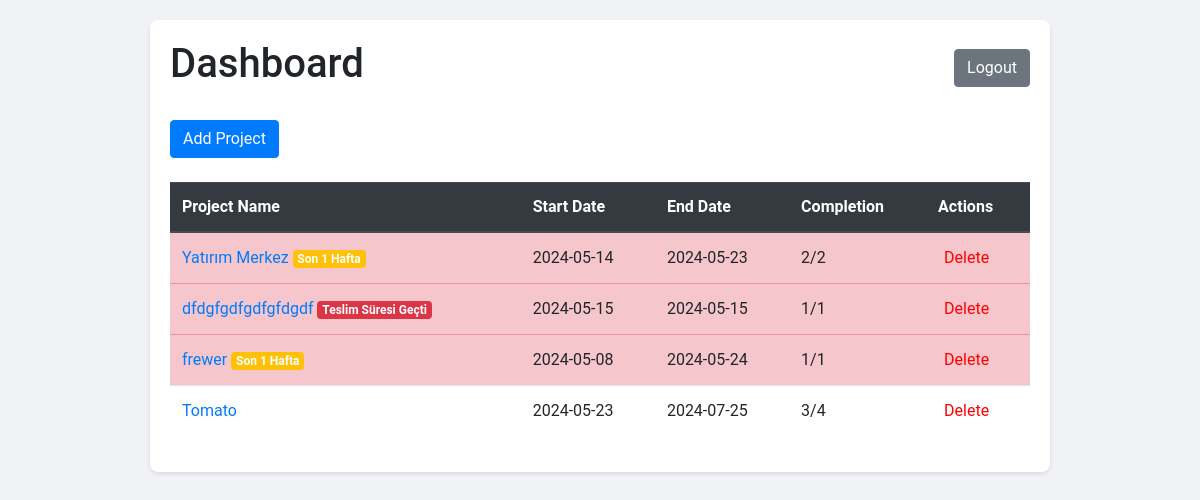
Page /dashboard (signed in) on the committed database.
### app.py (models this page shows)
class Project(db.Model):
    id = db.Column(db.Integer, primary_key=True)
    name = db.Column(db.String(150), nullable=False)
    start_date = db.Column(db.Date, nullable=False)
    end_date = db.Column(db.Date, nullable=False)
    steps = db.relationship('Step', backref='project', lazy=True)
    users = db.relationship('User', secondary=project_users, lazy='subquery',
        backref=db.backref('projects', lazy=True))
    notes = db.relationship('ProjectNote', backref='project', lazy=True)
    @property
    def completed_steps(self):
        return len([step for step in self.steps if step.completed])
    @property
    def total_steps(self):
        return len(self.steps)

class Step(db.Model):
    id = db.Column(db.Integer, primary_key=True)
    name = db.Column(db.String(150), nullable=False)
    note = db.Column(db.Text, nullable=True)
    completed = db.Column(db.Boolean, default=False, nullable=False)
    project_id = db.Column(db.Integer, db.ForeignKey('project.id'), nullable=False)

### app.py (the view)
@app.route('/dashboard')
@login_required
def dashboard():
    projects = Project.query.all()
    current_date = datetime.now().date()
    return render_template('dashboard.html', projects=projects, current_date=current_date)

### app.py (called while the page is built)
@login_manager.user_loader
def load_user(user_id):
    return db.session.get(User, int(user_id))

### templates/dashboard.html (shortened to what this page needs)
<!DOCTYPE html>
<html lang="en">
<head>
    <link rel="stylesheet" href="https://stackpath.bootstrapcdn.com/bootstrap/4.5.2/css/bootstrap.min.css">
</head>
<body>
    <div class="container">
        <div class="d-flex justify-content-between align-items-center mb-4">
            <h1>Dashboard</h1>
            <a href="{{ url_for('logout') }}" class="btn btn-secondary">Logout</a>
        </div>
        {% if current_user.role == 'admin' %}
            <div class="mb-4">
                <a href="{{ url_for('add_project') }}" class="btn btn-primary">Add Project</a>
            </div>
        {% endif %}
        <table class="table table-striped table-hover">
            <thead class="thead-dark">
                <tr>
                    <th>Project Name</th>
                    <th>Start Date</th>
                    <th>End Date</th>
                    <th>Completion</th>
                    <th>Actions</th>
                </tr>
            </thead>
            <tbody>
                {% for project in projects %}
                {% set days_remaining = (project.end_date - current_date).days %}
                <tr class="{% if days_remaining < 7 %}table-danger{% endif %}">
                    <td>
                        <a href="{{ url_for('project_details', project_id=project.id) }}" class="project-name">
                            {{ project.name }}
                            {% if days_remaining < 0 %}
                            <span class="badge badge-danger">Teslim Süresi Geçti</span>
                            {% elif days_remaining < 7 %}
                            <span class="badge badge-warning">Son 1 Hafta</span>
                            {% endif %}
                        </a>
                    </td>
                    <td>{{ project.start_date.strftime('%Y-%m-%d') }}</td>
                    <td>{{ project.end_date.strftime('%Y-%m-%d') }}</td>
                    <td id="completion-{{ project.id }}">{{ project.completed_steps }}/{{ project.total_steps }}</td>
                    <td>
                        <form action="{{ url_for('delete_project', project_id=project.id) }}" method="post" onsubmit="return confirm('Are you sure you want to delete this project?');">
                            <button type="submit" class="btn-delete">Delete</button>
                        </form>
                    </td>
                </tr>
                {% endfor %}
            </tbody>
        </table>
    </div>
</body>
</html>

### templates/dashboard.html (style rules this page uses)
body { font-family: 'Roboto', sans-serif; background-color: #f0f2f5; margin: 0; padding: 20px; }
.container { max-width: 900px; margin: auto; background: white; padding: 20px; border-radius: 8px; box-shadow: 0 2px 4px rgba(0,0,0,0.1); }
.table th, .table td { vertical-align: middle; }
.btn-delete { color: #ff0000; border: none; background: none; cursor: pointer; }
.table-danger { background-color: #f8d7da; }
.badge-warning { background-color: #ffc107; color: white; }
.badge-danger { background-color: #dc3545; color: white; }
.project-name { max-width: 200px; white-space: nowrap; overflow: hidden; text-overflow: ellipsis; }

### rows in the picture
Project: name "Yatırım Merkez", shows "Son 1 Hafta", start_date "2024-05-14", end_date "2024-05-23", completed_steps "2", total_steps "2"
Project: name "dfdgfgdfgdfgfdgdf", shows "Teslim Süresi Geçti", start_date "2024-05-15", end_date "2024-05-15", completed_steps "1", total_steps "1"
Project: name "frewer", shows "Son 1 Hafta", start_date "2024-05-08", end_date "2024-05-24", completed_steps "1", total_steps "1"
Project: name "Tomato", start_date "2024-05-23", end_date "2024-07-25", completed_steps "3", total_steps "4"
